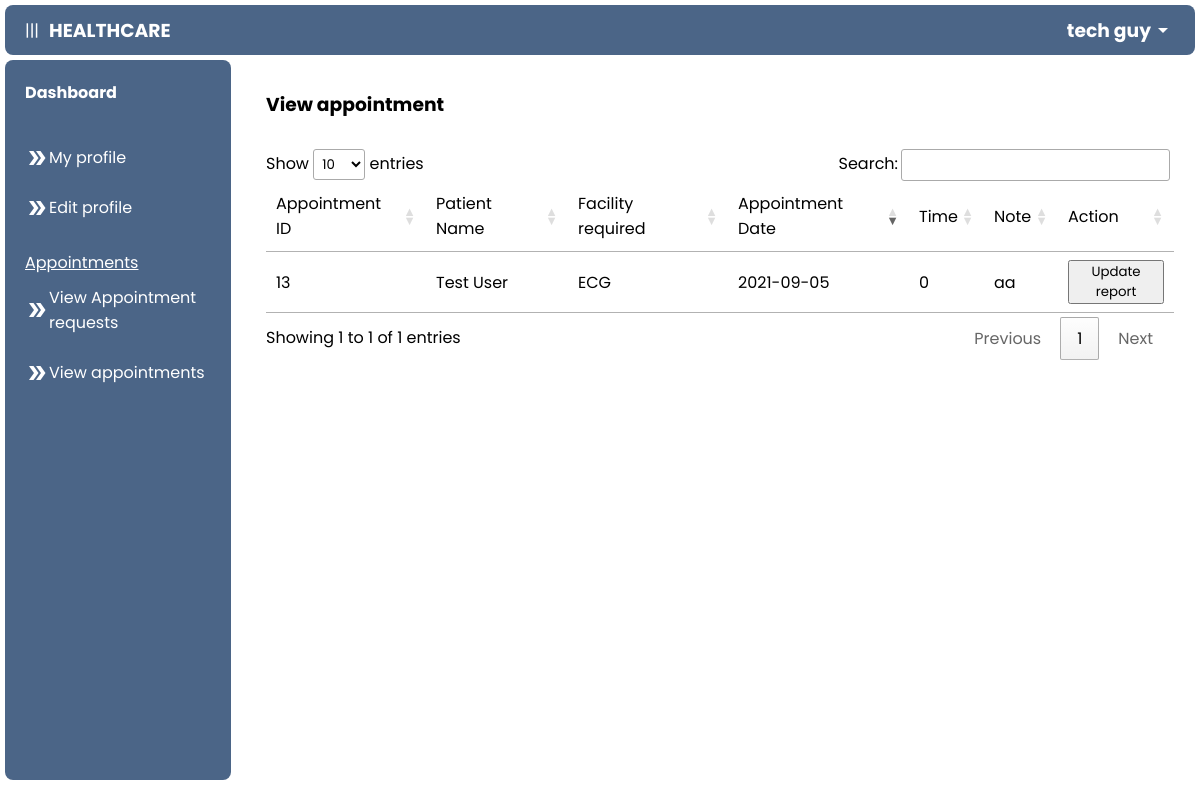
Screenshot of /technician/view_appointments.php (signed in) with the database file from the repository.
### tables this page shows
CREATE TABLE `technician` (
  `t_id` int(100) NOT NULL,
  `name` varchar(255) NOT NULL,
  `email` varchar(255) NOT NULL,
  `password` varchar(255) NOT NULL,
  `created_date` datetime NOT NULL DEFAULT CURRENT_TIMESTAMP
);

CREATE TABLE `appointments` (
  `a_id` int(100) NOT NULL,
  `p_id` int(100) NOT NULL,
  `assigned_to_id` int(100) NOT NULL,
  `department` varchar(255) NOT NULL,
  `value` varchar(255) NOT NULL,
  `date` date NOT NULL,
  `start_time` int(25) NOT NULL,
  `note` varchar(255) DEFAULT NULL
);

CREATE TABLE `patient` (
  `p_id` int(11) NOT NULL,
  `name` varchar(255) NOT NULL,
  `email` varchar(255) NOT NULL,
  `password` varchar(255) NOT NULL,
  `address` varchar(255) NOT NULL,
  `age` int(100) NOT NULL,
  `gender` enum('male','female','other') NOT NULL,
  `reg_date` datetime NOT NULL DEFAULT CURRENT_TIMESTAMP
);

### technician/view_appointments.php (the view, shortened to what this page needs)
<?php
$email = $_SESSION['email'];
include ("../connect.php");
$sql = mysqli_query($con, "SELECT * FROM technician WHERE email = '$email'");
$row = mysqli_fetch_array($sql);
$id = $row["t_id"];
?>
<!DOCTYPE html>
<html lang="en">
<head>
    <link rel="stylesheet" href="../css/add.css">
    <link rel="stylesheet" href="//cdn.datatables.net/1.10.20/css/jquery.dataTables.min.css">
</head>
<body>
<?php include ('navigation.php'); ?>
        <main>
        <h3 style="margin-bottom: 30px;">View appointment</h3>
<table class="table" id="myTable">
    <thead class="thead">
        <tr>
            <td>Appointment ID</td>
            <td>Patient Name</td>
            <td>Facility required</td>
            <td>Appointment Date</td>
            <td>Time</td>
            <td>Note</td>
            <td>Action</td>
        </tr>
    </thead>
    <tbody>
        <?php
        $result = mysqli_query($con, "SELECT * FROM appointments INNER JOIN patient ON appointments.p_id = patient.p_id WHERE appointments.assigned_to_id = '$id'");
        while ($row = mysqli_fetch_array($result)) {
            ?>
        <tr>
            <td><?php echo $row["a_id"]; ?></td>
            <td><?php echo $row["name"]; ?></td>
            <td><?php echo $row["value"]; ?></td>
            <td><?php echo $row["date"]; ?></td>
            <td><?php echo $row["start_time"]; ?></td>
            <td><?php echo $row["note"]; ?></td>
            <td><button><a href="./update_report.php?a_id=<?php echo $row["a_id"]; ?>">Update report</a></buttton></td>
        </tr>
    <?php ;} ?>
    </tbody>
</table>
        </main>
    </div>
</body>
</html>

### technician/navigation.php (shortened to what this page needs)
<?php
include('../connect.php');
$email = $_SESSION['email'];
$sql = mysqli_query($con, "SELECT * FROM technician WHERE email = '$email'");
$row = mysqli_fetch_array($sql);
$name = $row["name"];
?>
<link rel="stylesheet" href="../css/nav.css">
<header>
    <div class="head">
        <div id="nav_button" onclick="nav_button()">|||</div>
        <h3>HEALTHCARE</h3>
    </div>
    <div class="dropdown">
        <div class="user">
            <h3><?php echo $name; ?></h3>
            <span class="material-icons">
            </span>
        </div>
    </div>
</header>
<div class="container">
    <nav id="nav">
        <div class="nav-content">
            <a href="./dashboard.php">
                <h4>Dashboard</h4>
            </a>
        </div>
        <div class="nav-content">
            <u>
                <p></p>
            </u>
            <a href="./my_profile.php?id=<?php echo $row["t_id"]; ?>"><span class="material-icons">
                </span>My profile</a><br>
            <a href="./edit_profile.php?id=<?php echo $row["t_id"]; ?>"><span class="material-icons">
                </span>Edit profile</a>
        </div>
        <div class="nav-content active">
            <u>
                <p>Appointments</p>
            </u>
            <a href="./view_request.php"><span class="material-icons">
                </span>View Appointment requests</a><br>
            <a href="./view_appointments.php"><span class="material-icons">
                </span>View appointments</a>
        </div>
    </nav>

### css/add.css (style rules this page uses)
main { overflow: auto; }

### css/nav.css (style rules this page uses)
* { padding: 0; margin: 0; box-sizing: border-box; font-family: 'Poppins', sans-serif; }
body { overflow: hidden; height: 100vh; }
a { text-decoration: none; color: black; }
header { display: flex; align-items: center; justify-content: space-between; width: 100%-5px; height: 50px; padding:0 20px; background-color: #4B6587; color: #ffffff; border-radius: 0.5rem; margin: 5px; }
.dropdown { position: relative; display: inline-block; }
header .user, .head { display: flex; align-items: center; cursor: pointer; }
.head { gap: 10px; }
.container { display: flex; height: 100%; }
nav { flex: 1; background-color: #4B6587; width: 100%; height: 90%; margin: 5px; margin-top: 0; color: white; border-radius: 0.5rem; overflow: auto; display: block; transition: 0.5s ease-in-out; }
.nav-content { margin: 20px 0; padding: 0 20px; }
.nav-content a { display: flex; align-items: center; text-decoration: none; color: white; font-size: 16px; }
.nav-content p { padding: 10px 0; }
main { flex: 4; width: 100%; padding: 30px; }

### rows the page displays
technician: name "tech guy"
appointments: a_id "13", p.name "Test User", value "ECG", date "2021-09-05", start_time "0", note "aa"
